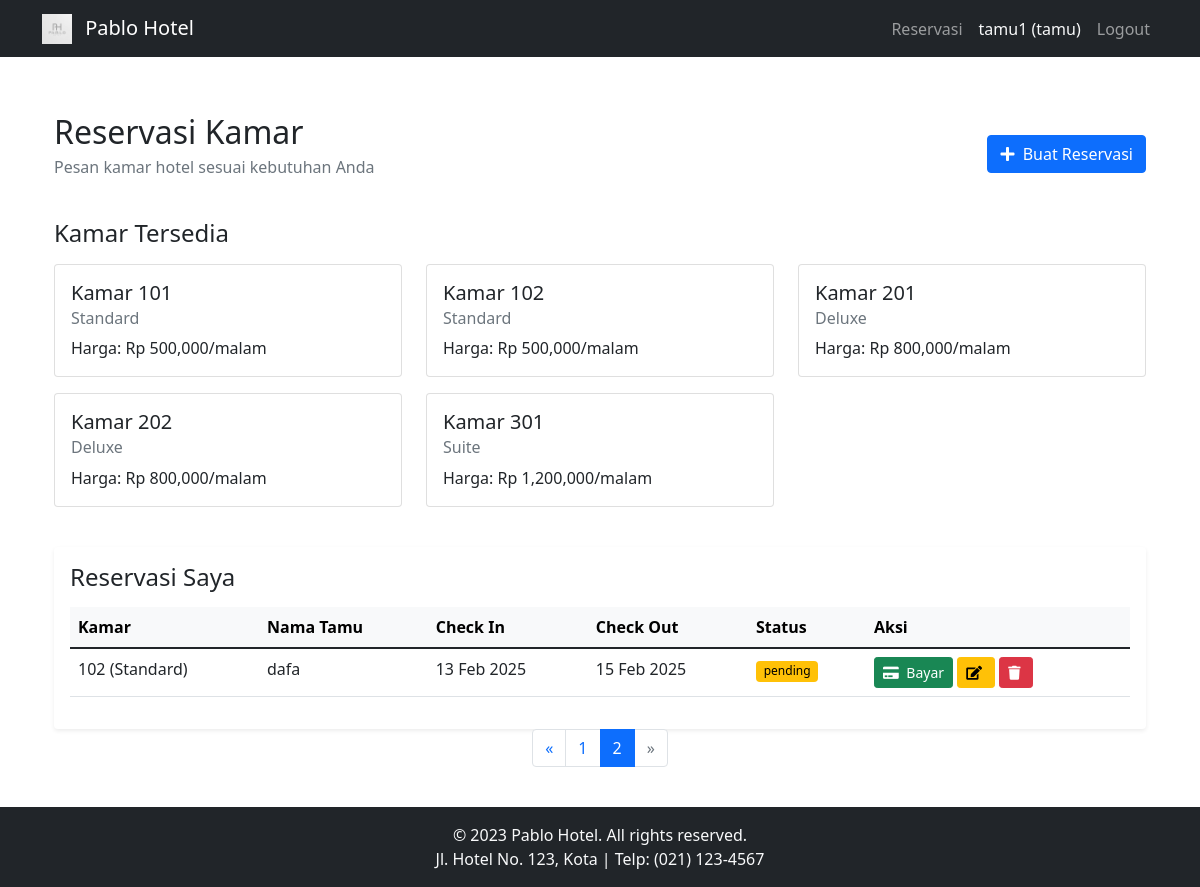
Screenshot of /reservasi/?page=2 (signed in) with the database file from the repository.
### hotel_app/app/models/user.py (models this page shows)
class User(UserMixin, db.Model):
    id = db.Column(db.Integer, primary_key=True)
    username = db.Column(db.String(80), unique=True, nullable=False)
    password = db.Column(db.String(80), nullable=False)
    nama = db.Column(db.String(100), nullable=False)
    email = db.Column(db.String(120), nullable=False)
    no_hp = db.Column(db.String(15), nullable=False)
    role = db.Column(db.String(20), nullable=False, default='tamu')

### hotel_app/app/models/hotel.py (models this page shows)
class Kamar(db.Model):
    id = db.Column(db.Integer, primary_key=True)
    nomor = db.Column(db.String(10), unique=True, nullable=False)
    tipe = db.Column(db.String(50), nullable=False)
    harga = db.Column(db.Float, nullable=False)
    status = db.Column(db.String(20), default='tersedia')
    gambar = db.Column(db.String(200))

class Reservasi(db.Model):
    id = db.Column(db.Integer, primary_key=True)
    user_id = db.Column(db.Integer, db.ForeignKey('user.id'), nullable=False)
    kamar_id = db.Column(db.Integer, db.ForeignKey('kamar.id'), nullable=False)
    nama_tamu = db.Column(db.String(100), nullable=False)
    email = db.Column(db.String(100))
    no_telp = db.Column(db.String(20))
    check_in = db.Column(db.DateTime, nullable=False)
    check_out = db.Column(db.DateTime, nullable=False)
    status = db.Column(db.String(20), default='pending')
    created_at = db.Column(db.DateTime, default=datetime.utcnow)
    user = db.relationship('User', backref='reservasi')
    kamar = db.relationship('Kamar', backref='reservasi')
    pembayaran = db.relationship('Pembayaran', backref='reservasi', cascade='all, delete-orphan')

### hotel_app/app/controllers/reservasi.py (the view)
@reservasi_bp.route('/')
@login_required
def index():
    page = request.args.get(get_page_parameter(), type=int, default=1)
    per_page = 4
    pagination = Reservasi.query.filter_by(user_id=current_user.id)\
        .order_by(Reservasi.created_at.desc())\
        .paginate(page=page, per_page=per_page, error_out=False)
    kamar_tersedia = Kamar.query.filter_by(status='tersedia').all()
    return render_template('reservasi/index.html',
        reservasi=pagination.items,
        pagination=pagination,
        kamar=kamar_tersedia
    )

### hotel_app/app/__init__.py (called while the page is built)
def create_app():
    app = Flask(__name__)
    app.config.from_object(Config)
    db.init_app(app)
    migrate.init_app(app, db)
    login_manager.init_app(app)
    from app.models.user import User
    @login_manager.user_loader
    def load_user(user_id):
        return User.query.get(int(user_id))
    from app.controllers.auth import auth_bp
    from app.controllers.main import main_bp
    from app.controllers.admin import admin_bp
    from app.controllers.reservasi import reservasi_bp
    app.register_blueprint(auth_bp)
    app.register_blueprint(main_bp)
    app.register_blueprint(admin_bp)
    app.register_blueprint(reservasi_bp)
    return app

### hotel_app/app/templates/reservasi/index.html (shortened to what this page needs)
{% extends "base.html" %}
{% block content %}
<div class="container">
    <div class="d-flex justify-content-between align-items-center mb-4">
        <div>
            <h2 class="mb-1">Reservasi Kamar</h2>
            <p class="text-muted">Pesan kamar hotel sesuai kebutuhan Anda</p>
        </div>
        <button type="button" class="btn btn-primary" data-bs-toggle="modal" data-bs-target="#tambahReservasiModal">
            <i class="fas fa-plus"></i> Buat Reservasi
        </button>
    </div>
    <div class="row mb-4">
        <div class="col-12">
            <h4 class="mb-3">Kamar Tersedia</h4>
            <div class="row">
                {% for k in kamar %}
                <div class="col-md-4 mb-3">
                    <div class="card">
                        <div class="card-body">
                            <h5 class="card-title">Kamar {{ k.nomor }}</h5>
                            <h6 class="card-subtitle mb-2 text-muted">{{ k.tipe }}</h6>
                            <p class="card-text">
                                Harga: Rp {{ "{:,.0f}".format(k.harga) }}/malam
                            </p>
                        </div>
                    </div>
                </div>
                {% endfor %}
            </div>
        </div>
    </div>
    <div class="card border-0 shadow-sm">
        <div class="card-body">
            <h4 class="mb-3">Reservasi Saya</h4>
            <div class="table-responsive">
                <table class="table table-hover">
                    <thead class="table-light">
                        <tr>
                            <th>Kamar</th>
                            <th>Nama Tamu</th>
                            <th>Check In</th>
                            <th>Check Out</th>
                            <th>Status</th>
                            <th>Aksi</th>
                        </tr>
                    </thead>
                    <tbody>
                        {% for r in reservasi %}
                        <tr>
                            <td>{{ r.kamar.nomor }} ({{ r.kamar.tipe }})</td>
                            <td>{{ r.nama_tamu }}</td>
                            <td>{{ r.check_in.strftime('%d %b %Y') }}</td>
                            <td>{{ r.check_out.strftime('%d %b %Y') }}</td>
                            <td>
                                <span class="badge bg-{{ 'success' if r.status == 'confirmed' else 'warning' }}">
                                    {{ r.status }}
                                </span>
                            </td>
                            <td>
                                {% if r.status == 'pending' %}
                                <a href="{{ url_for('reservasi.pembayaran', reservasi_id=r.id) }}" class="btn btn-sm btn-success">
                                    <i class="fas fa-credit-card"></i> Bayar
                                </a>
                                {% elif r.status == 'confirmed' and r.pembayaran %}
                                <a href="{{ url_for('reservasi.struk', pembayaran_id=r.pembayaran[0].id) }}" class="btn btn-sm btn-info">
                                    <i class="fas fa-print"></i> Cetak Struk
                                </a>
                                {% endif %}
                                <button class="btn btn-sm btn-warning" data-bs-toggle="modal" data-bs-target="#editModal{{ r.id }}">
                                    <i class="fas fa-edit"></i>
                                </button>
                                <a href="{{ url_for('reservasi.hapus', id=r.id) }}" class="btn btn-sm btn-danger" onclick="return confirm('Yakin ingin menghapus reservasi ini?')">
                                    <i class="fas fa-trash"></i>
                                </a>
                            </td>
                        </tr>
                        {% endfor %}
                    </tbody>
                </table>
            </div>
        </div>
    </div>
    <div class="d-flex justify-content-center">
        <ul class="pagination">
            {% if pagination.has_prev %}
            <li class="page-item">
                <a class="page-link" href="{{ url_for('reservasi.index', page=pagination.prev_num) }}" aria-label="Previous">
                    <span aria-hidden="true">&laquo;</span>
                </a>
            </li>
            {% else %}
            <li class="page-item disabled">
                <span class="page-link" aria-hidden="true">&laquo;</span>
            </li>
            {% endif %}
            {% for page in pagination.iter_pages(left_edge=1, right_edge=1, left_current=2, right_current=2) %}
                {% if page %}
                    {% if page == pagination.page %}
                    <li class="page-item active"><span class="page-link">{{ page }}</span></li>
                    {% else %}
                    <li class="page-item"><a class="page-link" href="{{ url_for('reservasi.index', page=page) }}">{{ page }}</a></li>
                    {% endif %}
                {% else %}
                <li class="page-item disabled"><span class="page-link">…</span></li>
                {% endif %}
            {% endfor %}
            {% if pagination.has_next %}
            <li class="page-item">
                <a class="page-link" href="{{ url_for('reservasi.index', page=pagination.next_num) }}" aria-label="Next">
                    <span aria-hidden="true">&raquo;</span>
                </a>
            </li>
            {% else %}
            <li class="page-item disabled">
                <span class="page-link" aria-hidden="true">&raquo;</span>
            </li>
            {% endif %}
        </ul>
    </div>
</div>
{% endblock %}

### hotel_app/app/templates/base.html (shortened to what this page needs)
<!DOCTYPE html>
<html lang="en">
<head>
    <link href="https://cdn.jsdelivr.net/npm/bootstrap@5.1.3/dist/css/bootstrap.min.css" rel="stylesheet">
    <link rel="stylesheet" href="{{ url_for('static', filename='css/style.css') }}">
    <link rel="stylesheet" href="https://cdnjs.cloudflare.com/ajax/libs/font-awesome/5.15.4/css/all.min.css">
</head>
<body>
    <nav class="navbar navbar-expand-lg navbar-dark bg-dark">
        <div class="container">
            <a class="navbar-brand" href="{{ url_for('main.home') }}">
                <img src="{{ url_for('static', filename='assets/images/logo/logo.jpg') }}"
                     height="30" class="d-inline-block align-text-top me-2">
                Pablo Hotel
            </a>
            <div class="navbar-nav">
                {% if current_user.is_authenticated %}
                    {% if current_user.role == 'admin' %}
                        <a class="nav-link" href="{{ url_for('admin.tamu') }}">Kelola Tamu</a>
                    {% else %}
                        <a class="nav-link" href="{{ url_for('reservasi.index') }}">Reservasi</a>
                    {% endif %}
                    <span class="nav-link text-light">{{ current_user.username }} ({{ current_user.role }})</span>
                    <a class="nav-link" href="{{ url_for('auth.logout') }}">Logout</a>
                {% else %}
                    <a class="nav-link" href="{{ url_for('auth.login') }}">Login</a>
                    <a class="nav-link" href="{{ url_for('auth.register') }}">Register</a>
                {% endif %}
            </div>
        </div>
    </nav>
    <div class="container mt-4">
        {% block content %}{% endblock %}
    </div>
    <footer class="bg-dark text-light py-3 mt-4">
        <div class="container text-center">
            <p class="mb-0">&copy; 2023 Pablo Hotel. All rights reserved.</p>
            <p class="mb-0">Jl. Hotel No. 123, Kota | Telp: (021) 123-4567</p>
        </div>
    </footer>
</body>
</html>

### hotel_app/app/static/css/style.css (style rules this page uses)
.navbar { margin-bottom: 2rem; }
.card { transition: transform 0.2s; }
.table th { font-weight: 600; }
.badge { font-weight: 500; }
.btn-sm { padding: 0.25rem 0.5rem; }
.fas { margin-right: 0.25rem; }
.badge.bg-warning { background-color: #ffc107 !important; color: #000; }
body { display: flex; flex-direction: column; min-height: 100vh; }
.container { flex: 1; }
footer { background-color: #343a40; color: #ffffff; padding: 10px 0; text-align: center; }

### rows the page displays
User: username "tamu1", role "tamu"
Kamar: nomor "101", tipe "Standard", harga "500,000"
Kamar: nomor "102", tipe "Standard", harga "500,000"
Kamar: nomor "201", tipe "Deluxe", harga "800,000"
Kamar: nomor "202", tipe "Deluxe", harga "800,000"
Kamar: nomor "301", tipe "Suite", harga "1,200,000"
Reservasi: kamar.nomor "102", kamar.tipe "Standard", nama_tamu "dafa", check_in "13 Feb 2025", check_out "15 Feb 2025", status "pending"

### other values shown
{{ page }} "1"
{{ page }} "2"
